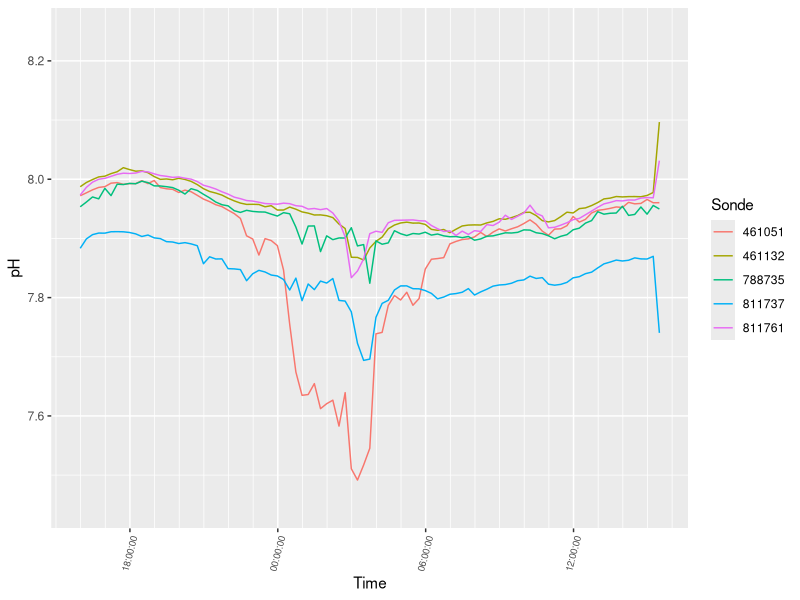
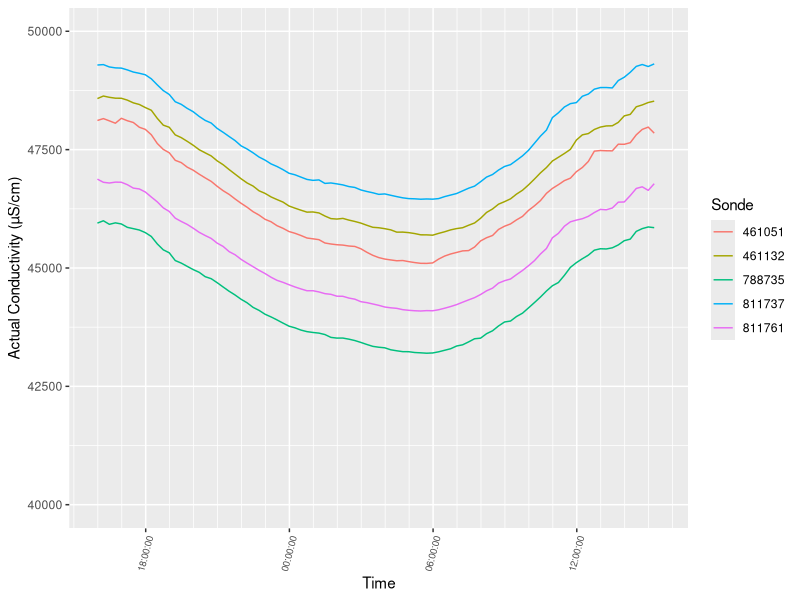
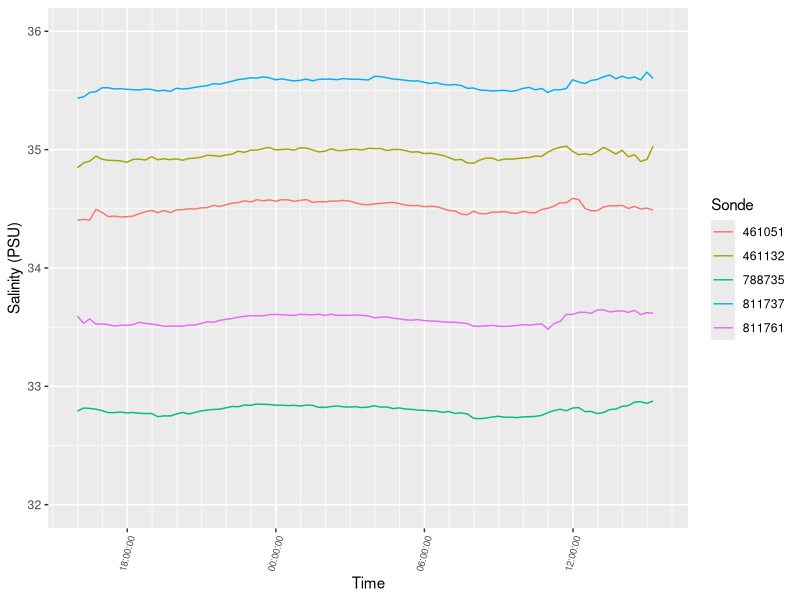
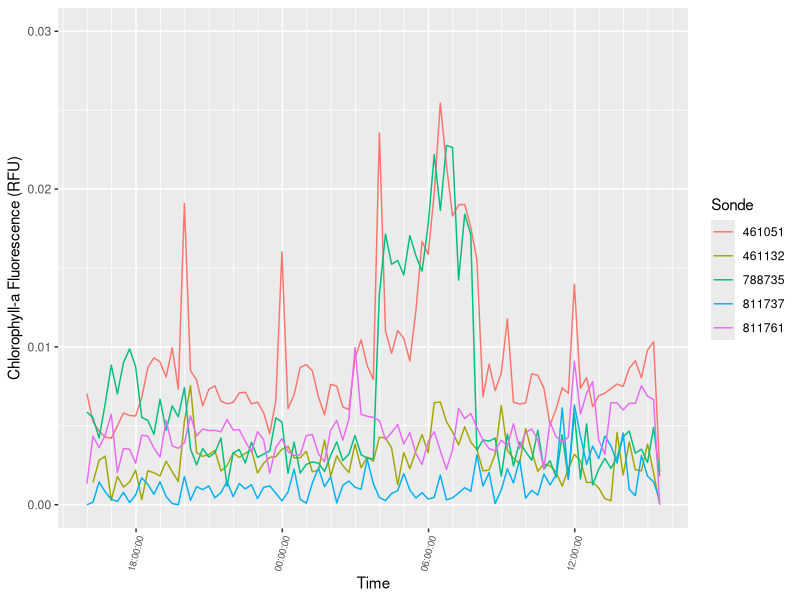
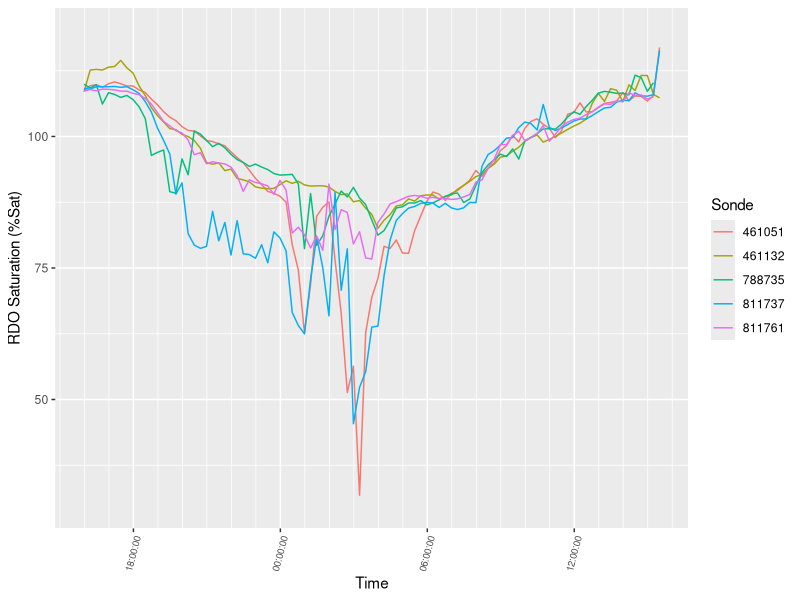
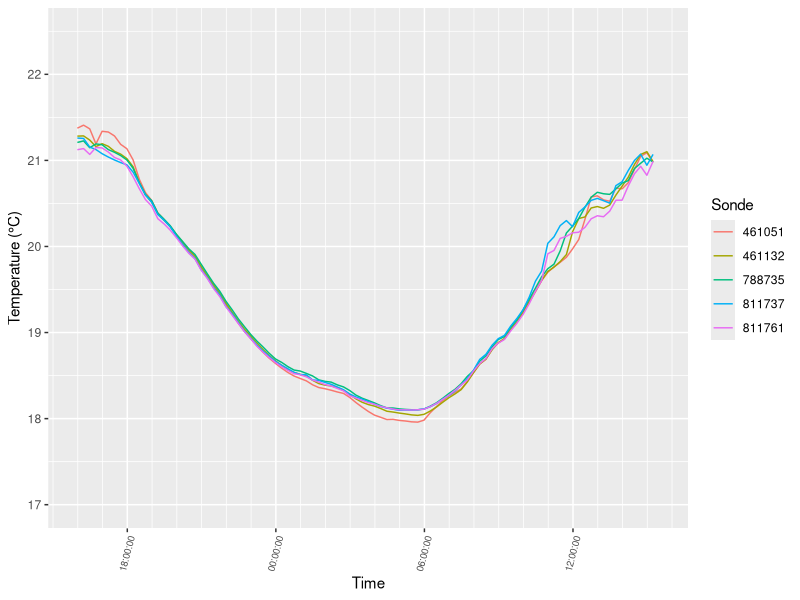

Source code (R) for these figures, in order:
## ---- chunk 1
knitr::opts_chunk$set(echo = TRUE)
## ---- chunk 2
library(tidyverse)
library(lubridate)
sn811761 <- read.csv("sn811761.csv", skip=25)
sn461132 <- read.csv("sn461132.csv", skip=25)
sn788735 <- read.csv("sn788735.csv", skip=25)
sn811737 <- read.csv("sn811737.csv", skip=25)
sn461051 <- read.csv("sn461051.csv", skip=25)
## ---- chunk 3
thesenames <- c ("Date Time", "Actual Conductivity (µS/cm)", "Specific Conductivity (µS/cm)", "Salinity (PSU)", "Resistivity (Ω⋅cm)", "Density (g/cm³)", "Total Dissolved Solids (ppt)", "Chlorophyll-a Fluorescence (RFU)", "RDO Concentration (mg/L)", "RDO Saturation (%Sat)", "Oxygen Partial Pressure (Torr)", "pH", "pH mV", "ORP (mV)", "Temperature (°C)", "External Voltage (V)", "Battery Capacity (%)", "Barometric Pressure (mm Hg)", "Pressure (psi)", "Depth (m)", "new_col")
sn461051$new_col <- "461051"
sn461132$new_col <- "461132"
sn811761$new_col <- "811761"
sn811737$new_col <- "811737"
sn788735$new_col <- "788735"
names(sn461051) = thesenames
names(sn461132) = thesenames
names(sn811737) = thesenames
names(sn811761) = thesenames
names(sn788735) = thesenames
fulldata <- bind_rows(sn811737, sn461051, sn811761, sn461132, sn788735)
fulldata$`Date Time` <- mdy_hm(fulldata$`Date Time`)
ggplot(data = fulldata, aes(`Date Time`, `pH`, group=new_col))+ 
  geom_line(aes(color=new_col))+ ylim(7.45, 8.25)+
  theme(axis.text.x = element_text(angle = 75, hjust=1, size = 7))+ 
  guides(color=guide_legend(title="Sonde"))+ 
  scale_x_datetime(date_minor_breaks = "1 hour", date_labels = "%T")+ labs(x = "Time")
ggplot(data = fulldata, aes(`Date Time`, `Actual Conductivity (µS/cm)`, group=new_col))+ 
  geom_line(aes(color=new_col))+ 
  ylim(40000, 50000)+
  theme(axis.text.x = element_text(angle = 75, hjust=1, size = 7))+ 
  guides(color=guide_legend(title="Sonde"))+ 
  scale_x_datetime(date_minor_breaks = "1 hour", date_labels = "%T")+ labs(x = "Time")
ggplot(data = fulldata, aes(`Date Time`, `Salinity (PSU)`, group=new_col))+ 
  geom_line(aes(color=new_col))+ ylim(32, 36)+
  theme(axis.text.x = element_text(angle = 75, hjust=1, size = 7))+ 
  guides(color=guide_legend(title="Sonde"))+ 
  scale_x_datetime(date_minor_breaks = "1 hour", date_labels = "%T")+ labs(x = "Time")
ggplot(data = fulldata, aes(`Date Time`, `Chlorophyll-a Fluorescence (RFU)`, group=new_col))+ 
  geom_line(aes(color=new_col))+ ylim (0.0, 0.03)+
  theme(axis.text.x = element_text(angle = 75, hjust=1, size = 7))+ 
  guides(color=guide_legend(title="Sonde"))+
  scale_x_datetime(date_minor_breaks = "1 hour", date_labels = "%T")+ labs(x = "Time")
ggplot(data = fulldata, aes(`Date Time`, `RDO Saturation (%Sat)`, group=new_col))+ 
  geom_line(aes(color=new_col))+ ylim(30, 120)+
  theme(axis.text.x = element_text(angle = 75, hjust=1, size = 7))+ 
  guides(color=guide_legend(title="Sonde"))+
  scale_x_datetime(date_minor_breaks = "1 hour", date_labels = "%T")+ labs(x = "Time")
ggplot(data = fulldata, aes(`Date Time`, `Temperature (°C)`, group=new_col))+ 
  geom_line(aes(color=new_col))+ ylim(17,22.5)+
  theme(axis.text.x = element_text(angle = 75, hjust=1, size = 7))+ 
  guides(color=guide_legend(title="Sonde"))+
  scale_x_datetime(date_minor_breaks = "1 hour", date_labels = "%T")+ labs(x = "Time")
